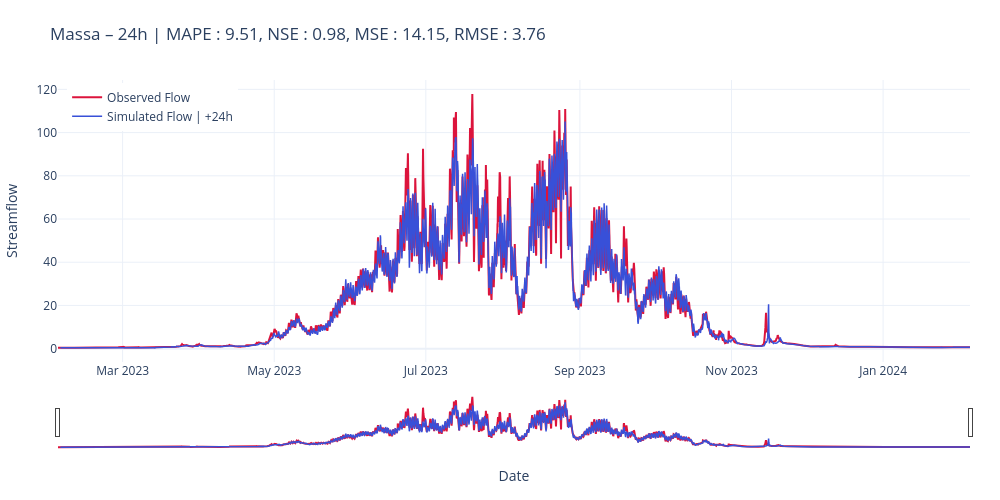

Notebook code cell kept with this figure:
### Code cell
scores_str = str.join(', ', [f"{key} : {scores[key]:.2f}" for key in scores])
title24 = f"Massa – {cfg.predict_last_n}h | " + scores_str

# plot_forecast_24h(measured=y_true, predicted=y_pred, title=title24, mode="list", horizons=[1, 6, cfg.predict_last_n])
plot_forecast_24h(measured=y_true, predicted=y_pred, title=title24, mode="list", horizons=[cfg.predict_last_n])

### Figure 1 — Plotly figure (JSON) as saved in the notebook; plotly's stock layout.template omitted (floating-point values rounded to 4 significant figures; data arrays with more than 128 entries replaced by an {"elided": "..."} marker saying what was removed)
{"data": [{"line": {"color": "crimson", "width": 2}, "mode": "lines", "name": "Observed Flow", "type": "scatter", "x": {"elided": "8808 str values"}, "y": {"elided": "8808 float values"}}, {"line": {"color": "#3850D8", "width": 1.5}, "mode": "lines", "name": "Simulated Flow | +24h", "type": "scatter", "x": {"elided": "8785 str values"}, "y": {"elided": "8785 float values"}}], "layout": {"dragmode": "zoom", "height": 500, "hovermode": "x unified", "legend": {"x": 0.01, "xanchor": "left", "y": 0.99, "yanchor": "top"}, "margin": {"b": 50, "l": 50, "r": 30, "t": 80}, "title": {"text": "Massa – 24h | MAPE : 9.51, NSE : 0.98, MSE : 14.15, RMSE : 3.76"}, "width": 1000, "xaxis": {"rangeslider": {"visible": true}, "title": {"text": "Date"}}, "yaxis": {"title": {"text": "Streamflow"}}}}
